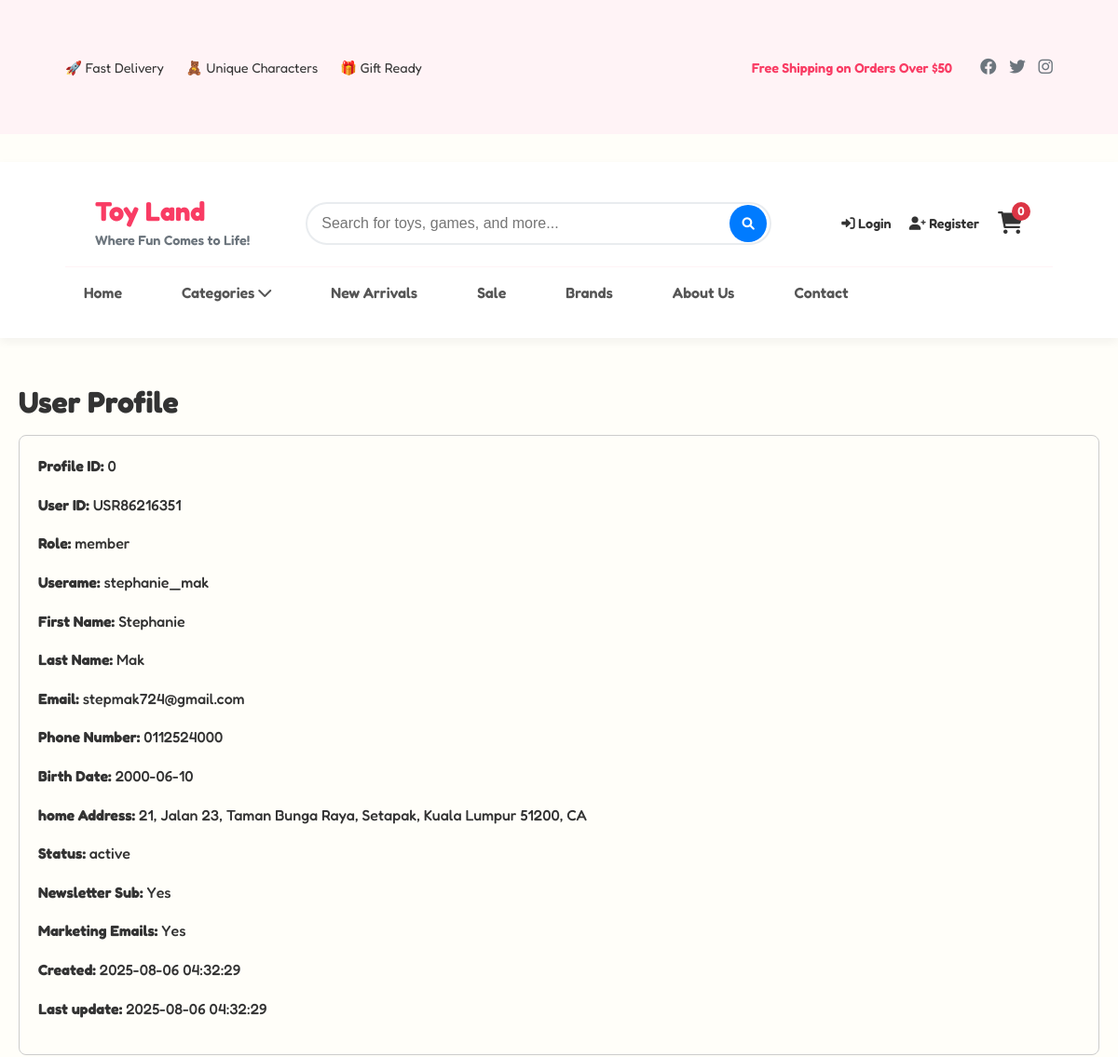
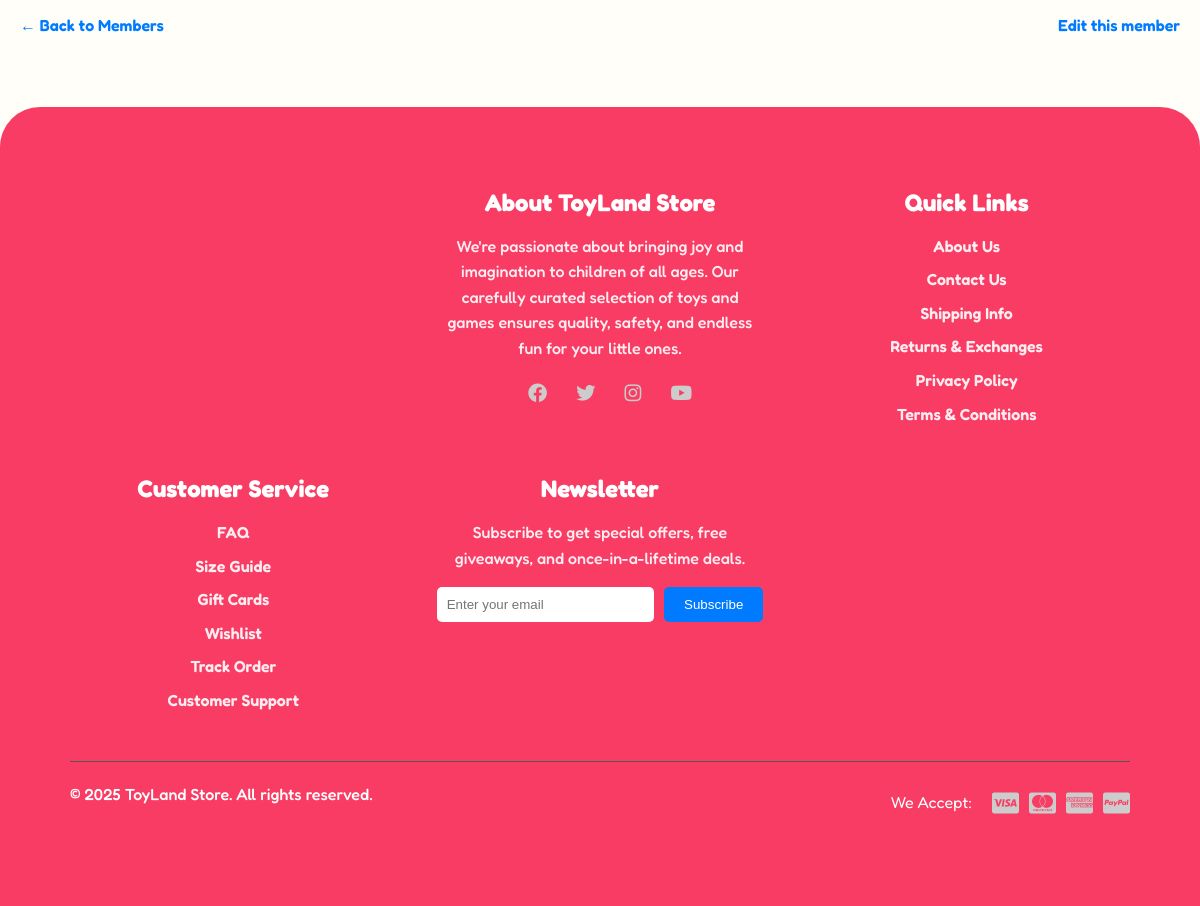
Screenshot of /root/admin/member_profile.php?id=USR86216351 (signed in) with the database file from the repository (2 pictures, top to bottom).
### tables this page shows
CREATE TABLE `user_profiles` (
  `profile_id` int(11) NOT NULL,
  `user_id` varchar(11) NOT NULL,
  `first_name` varchar(50) NOT NULL,
  `last_name` varchar(50) NOT NULL,
  `phone` varchar(20) DEFAULT NULL,
  `date_of_birth` date DEFAULT NULL,
  `address` text DEFAULT NULL,
  `newsletter_subscription` tinyint(1) DEFAULT 0,
  `marketing_emails` tinyint(1) DEFAULT 0,
  `created_at` timestamp NOT NULL DEFAULT current_timestamp(),
  `updated_at` timestamp NOT NULL DEFAULT current_timestamp() ON UPDATE current_timestamp()
);

CREATE TABLE `user` (
  `user_id` varchar(11) NOT NULL,
  `username` varchar(50) NOT NULL,
  `email` varchar(100) NOT NULL,
  `password` varchar(255) NOT NULL,
  `role` enum('admin','member') NOT NULL DEFAULT 'member',
  `status` enum('active','blocked') NOT NULL DEFAULT 'active',
  `profile_pic` varchar(255) DEFAULT NULL,
  `remember_token` varchar(64) DEFAULT NULL,
  `created_at` timestamp NOT NULL DEFAULT current_timestamp(),
  `updated_at` timestamp NOT NULL DEFAULT current_timestamp() ON UPDATE current_timestamp()
);

### root/admin/member_profile.php (the view, shortened to what this page needs)
<?php
require_once '../includes/db.php';
$userId = $_GET['id'];
$sql = "
    SELECT u.*, up.*
    FROM user u
    LEFT JOIN user_profiles up ON u.user_id = up.user_id
    WHERE u.user_id = ?
";
$stmt = $pdo->prepare($sql);
$stmt->execute([$userId]);
$user = $stmt->fetch(PDO::FETCH_ASSOC);
include '../includes/header.php';
?>
<div class="container" style="max-width:3000px; margin-top:30px;">
    <h2>User Profile</h2>
    <div style="border:1px solid #ccc; padding:20px; border-radius:8px;">
        <p><strong>Profile ID:</strong> <?= htmlspecialchars($user['profile_id']) ?></p>
        <p><strong>User ID:</strong> <?= htmlspecialchars($user['user_id']) ?></p>
        <p><strong>Role:</strong> <?= htmlspecialchars($user['role']) ?></p>
        <p><strong>Userame:</strong> <?= htmlspecialchars($user['username']) ?></p>
        <p><strong>First Name:</strong> <?= htmlspecialchars($user['first_name']?? '') ?></p>
        <p><strong>Last Name:</strong> <?= htmlspecialchars($user['last_name']?? '') ?></p>
        <p><strong>Email:</strong> <?= htmlspecialchars($user['email']) ?></p>
        <p><strong>Phone Number:</strong> <?= htmlspecialchars($user['phone']?? '') ?></p>
        <p><strong>Birth Date:</strong> <?= htmlspecialchars($user['date_of_birth']?? '') ?></p>
        <p><strong>home Address:</strong> <?= htmlspecialchars($user['address']?? '') ?></p>
        <p><strong>Status:</strong> <?= htmlspecialchars($user['status']) ?></p>
        <p>
            <strong>Newsletter Sub:</strong>
            <?= $user['newsletter_subscription'] == 1 ? 'Yes' : 'No' ?>
        </p>
        <p>
            <strong>Marketing Emails:</strong>
            <?= $user['marketing_emails'] == 1 ? 'Yes' : 'No' ?>
        </p>
        <p><strong>Created:</strong> <?= htmlspecialchars($user['created_at']) ?></p>
        <p><strong>Last update:</strong> <?= htmlspecialchars($user['updated_at']) ?></p>
    </div>
    <div style="display:flex; justify-content:space-between; margin-top:15px;">
        <a href="members.php" style="text-decoration:none; color:#007bff;">← Back to Members</a>
        <a href="member_edit.php?id=<?= urlencode($user['user_id']) ?>" style="text-decoration:none; color:#007bff;">Edit this member
    </div>
</div>
<?php include '../includes/footer.php'; ?>

### rows the page displays
user_profiles: profile_id "0", user "USR86216351", user.role "member", user.username "stephanie_mak", first_name "Stephanie", last_name "Mak", user.email "stepmak724@gmail.com", phone "0112524000", date_of_birth "2000-06-10", address "21, Jalan 23, Taman Bunga Raya, Setapak, Kuala Lumpur 51200, CA", user.status "active", created_at "2025-08-06 04:32:29", updated_at "2025-08-06 04:32:29"

### other values shown
$cart_count "0"
